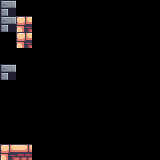

This game map was drawn from its Tiled (.tmx) file and the tilesets committed beside it. A one-line description and the full map source follow:
An orthogonal 10x10 tile map with 16x16 px tiles, 3 tile layers (Background, FirstLayer, SecondLayer), 2 tilesets.

<map version="1.4" tiledversion="1.4.2" orientation="orthogonal" renderorder="right-down" width="10" height="10" tilewidth="16" tileheight="16" infinite="0" nextlayerid="4" nextobjectid="1">
 <tileset firstgid="1" name="Terrain" tilewidth="16" tileheight="16" tilecount="242" columns="22">
  <image source="../Tilesets/Terrain.png" width="352" height="176" />
 </tileset>
 <tileset firstgid="243" name="KPTerrain" tilewidth="16" tileheight="16" tilecount="988" columns="38">
  <image source="../Tilesets/KPTerrain.png" width="608" height="416" />
 </tileset>
 <layer id="1" name="Background" width="10" height="10">
  <data encoding="csv">
242,48,48,49,48,48,49,48,49,243,
1,48,48,49,48,48,48,48,49,50,
49,48,48,49,48,48,48,48,49,50,
48,48,48,48,48,48,48,48,49,50,
48,70,48,70,48,48,48,70,71,72,
48,70,48,70,70,48,70,70,71,72,
70,70,48,70,70,48,70,70,71,72,
70,70,48,70,70,48,70,70,71,72,
70,71,48,70,70,48,70,70,71,72,
70,71,70,71,72,48,70,70,71,1230
</data>
 </layer>
 <layer id="2" name="FirstLayer" width="10" height="10">
  <data encoding="csv">
244,245,246,247,248,249,250,251,252,253,
320,321,284,285,286,287,288,289,290,291,
320,321,284,285,286,287,288,289,290,291,
282,283,284,285,286,287,288,289,290,291,
282,283,284,285,286,287,288,289,290,291,
282,283,284,285,286,287,288,289,290,291,
282,283,284,285,286,287,288,289,290,291,
282,283,284,285,286,287,288,289,290,291,
282,283,284,285,286,287,288,289,290,291,
282,283,284,285,286,287,288,289,290,291
</data>
 </layer>
 <layer id="3" name="SecondLayer" width="10" height="10">
  <data encoding="csv">
1,245,246,247,248,249,250,251,252,253,
282,283,284,285,286,287,288,289,290,291,
282,283,284,285,286,287,288,289,290,291,
282,283,284,285,286,287,288,289,290,291,
1,283,284,285,286,287,288,289,290,291,
282,283,284,285,286,287,288,289,290,291,
282,283,284,285,286,287,288,289,290,291,
282,283,284,285,286,287,288,289,290,291,
282,283,284,285,286,287,288,289,290,291,
321,322,284,285,286,287,288,289,290,291
</data>
 </layer>
</map>
